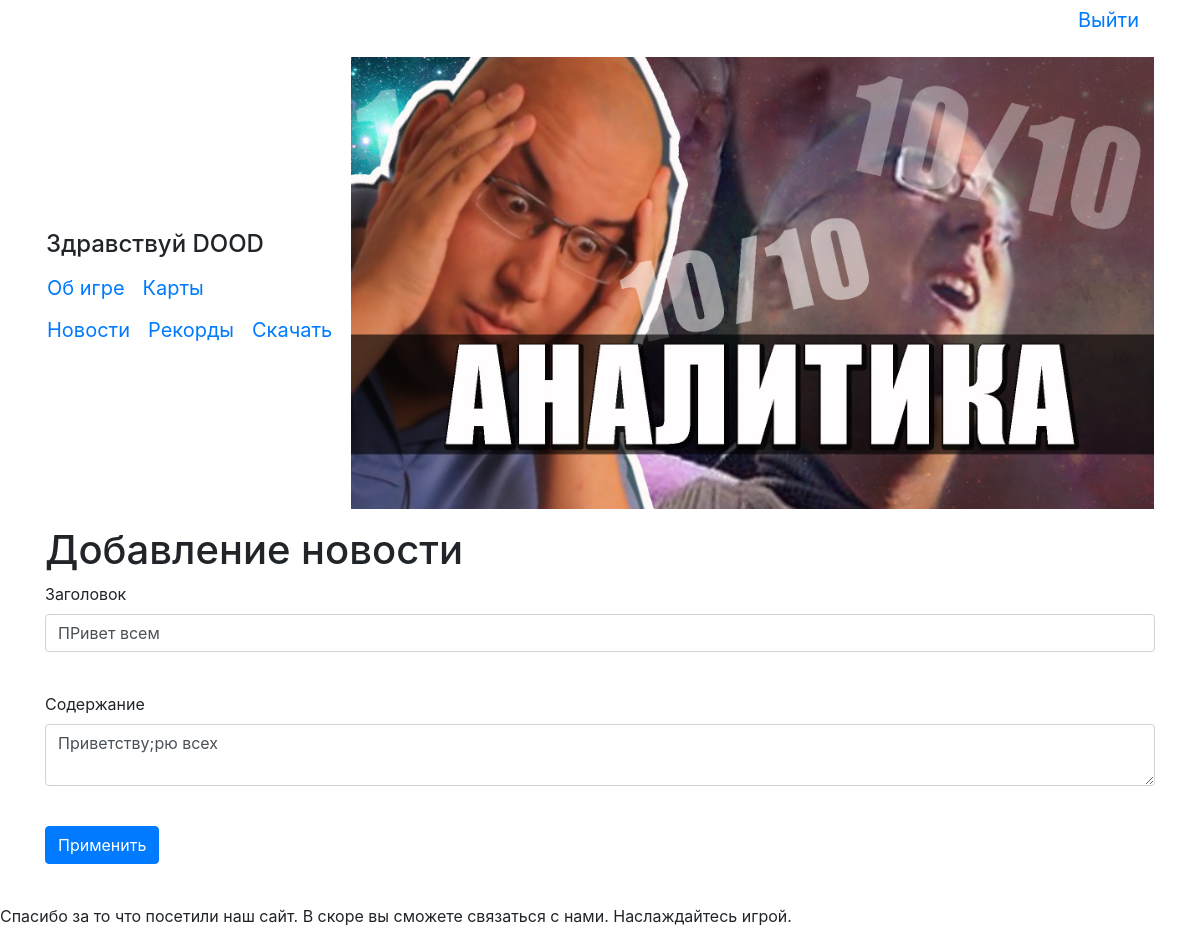
Screenshot of /news/1 (signed in) with the database file from the repository.
### data/users.py (models this page shows, shortened)
class User(SqlAlchemyBase, UserMixin, SerializerMixin):
    __tablename__ = 'users'
    id = sqlalchemy.Column(sqlalchemy.Integer,
                           primary_key=True, autoincrement=True)
    name = sqlalchemy.Column(sqlalchemy.String(15), unique=True)
    email = sqlalchemy.Column(sqlalchemy.String, unique=True)
    hashed_password = sqlalchemy.Column(sqlalchemy.String)
    create_date = sqlalchemy.Column(sqlalchemy.DateTime, default=datetime.datetime.now)
    records = orm.relation("Records", back_populates='user')
    news = orm.relation("News", back_populates='user')

### data/news.py (models this page shows)
class News(SqlAlchemyBase, SerializerMixin):
    __tablename__ = 'news'
    id = sqlalchemy.Column(sqlalchemy.Integer,
                           primary_key=True, autoincrement=True)
    title = sqlalchemy.Column(sqlalchemy.String, nullable=True, default='Сообщение')
    content = sqlalchemy.Column(sqlalchemy.String, nullable=True)
    created_date = sqlalchemy.Column(sqlalchemy.DateTime,
                                     default=datetime.datetime.now)
    user_id = sqlalchemy.Column(sqlalchemy.Integer,
                                sqlalchemy.ForeignKey("users.id"))
    user = orm.relation('User')

### main.py (the view, shortened to what this page needs)
@app.route('/news/<int:id>', methods=['GET', 'POST'])
@login_required
def edit_news(id):
    form = NewsForm()
    if request.method == "GET":
        session = db_session.create_session()
        news = session.query(News).filter(News.id == id,
                                          (News.user == current_user) | (current_user.id == 1)).first()
        if news:
            form.title.data = news.title
            form.content.data = news.content
        else:
            abort(404)
    return render_template('news.html', title='Редактирование новости', form=form)

### data/newsform.py
class NewsForm(FlaskForm):
    title = StringField('Заголовок')
    content = TextAreaField("Содержание", validators=[DataRequired()])
    submit = SubmitField('Применить')

### data/db_session.py (called while the page is built)
def create_session() -> Session:
    global __factory
    return __factory()

### main.py (called while the page is built)
@login_manager.user_loader
def load_user(user_id):
    session = db_session.create_session()
    return session.query(User).get(user_id)

### templates/news.html (shortened to what this page needs)
{% extends "base.html" %}
{% block content %}
<h1>Добавление новости</h1>
<form action="" method="post">
    <p>
        {{ form.title.label }}<br>
        {{ form.title(class="form-control") }}<br>
    </p>
    <p>
        {{ form.content.label }}<br>
        {{ form.content(class="form-control") }}<br>
    </p>
    <p>{{ form.submit(type="submit", class="btn btn-primary") }}</p>
</form>
{% endblock %}

### templates/base.html (shortened to what this page needs)
<!doctype html>
<html lang="ru" xmlns="http://www.w3.org/1999/html" xmlns="http://www.w3.org/1999/html">
<head>
    <link rel="stylesheet"
          href="https://stackpath.bootstrapcdn.com/bootstrap/4.4.1/css/bootstrap.min.css"
>
</head>
<body>
<main role="main" class="container">
    <table border=0 width=100%>
        {% if current_user.is_authenticated %}
        <p align="right"><a class="navbar-brand" href="/logout">Выйти</a></p>
        {% endif %}
        <td>
            {% if current_user.is_authenticated %}
            <h4>Здравствуй {{ current_user.name }}</h4>
            {% endif %}
            <div>
                <table border="0">
                    <tr>
                        <td><a class="navbar-brand" href="/information">Об игре</a></td>
                        <td><a class="navbar-brand" href="/maps">Карты</a></td>
                    </tr>
                </table>
            </div>
            {% if current_user.is_authenticated %}
            <div>
                <table border="0">
                    <tr>
                        <td><a class="navbar-brand" href="/">Новости</a></td>
                        <td><a class="navbar-brand" href="/records">Рекорды</a></td>
                        <td><a class="navbar-brand" href="/download">Скачать</a></td>
                    </tr>
                </table>
            </div>
            {% else %}
            <p>
                <a class="btn btn-primary " href="/register">Зарегистрироваться</a>
                <a class="btn btn-success" href="/login">Войти</a>
            </p>
            {% endif %}
        </td>
        <td>
            <p><img src="static/img/fn.jpg" width=100%  alt='Игра для настоящий ценителей!(Если вы не цунитель, то всеровно играйте)'></p>
        </td>
    </table>
    {% block content %}{% endblock %}
</main>
</body>
<footer>
    <br>
    Спасибо за то что посетили наш сайт. В скоре вы сможете связаться с нами. Наслаждайтесь игрой.
</footer>
</html>

### rows the page displays
User: name "DOOD"
News: title "ПРивет всем", content "Приветству;pю всех"
